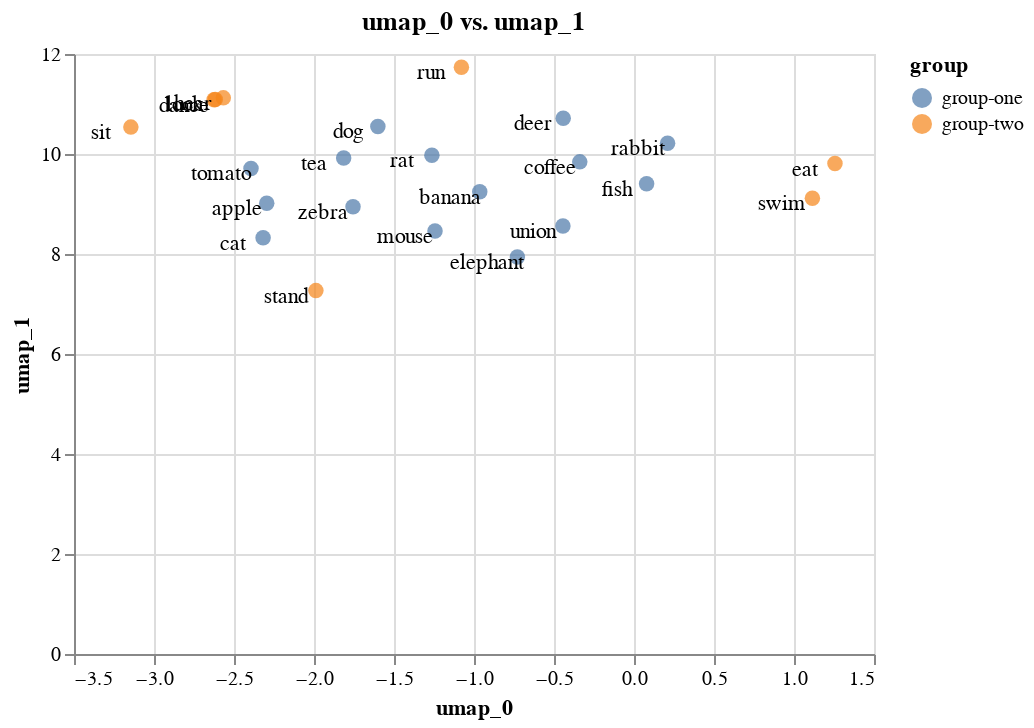

The notebook cell this image was saved under:
### Code cell
emb1 = lang[words1].transform(umap).add_property('group', lambda d: 'group-one')
emb2 = lang[words2].transform(umap).add_property('group', lambda d: 'group-two')
both = emb1.merge(emb2)

both.plot_interactive('umap_0', 'umap_1', color='group')

### Figure 1 — Vega-Lite specification as saved in the notebook (floating-point values rounded to 4 significant figures)
{"config": {"view": {"continuousWidth": 400, "continuousHeight": 300}}, "layer": [{"mark": {"type": "circle", "size": 60}, "encoding": {"color": {"type": "nominal", "field": "group"}, "tooltip": [{"type": "nominal", "field": "name"}, {"type": "nominal", "field": "original"}], "x": {"type": "quantitative", "axis": {"title": "umap_0"}, "field": "x_axis"}, "y": {"type": "quantitative", "axis": {"title": "umap_1"}, "field": "y_axis"}}, "selection": {"selector009": {"type": "interval", "bind": "scales", "encodings": ["x", "y"]}}, "title": "umap_0 vs. umap_1"}, {"mark": {"type": "text", "color": "black", "dx": -15, "dy": 3}, "encoding": {"text": {"type": "nominal", "field": "original"}, "x": {"type": "quantitative", "axis": {"title": "umap_0"}, "field": "x_axis"}, "y": {"type": "quantitative", "axis": {"title": "umap_1"}, "field": "y_axis"}}}], "data": {"name": "data-305c3e1987f5f3f84927221e4062a100"}, "$schema": "https://vega.github.io/schema/vega-lite/v4.8.1.json", "datasets": {"data-305c3e1987f5f3f84927221e4062a100": [{"x_axis": -1.601, "y_axis": 10.55, "name": "dog", "original": "dog", "group": "group-one"}, {"x_axis": -2.318, "y_axis": 8.327, "name": "cat", "original": "cat", "group": "group-one"}, {"x_axis": -1.244, "y_axis": 8.461, "name": "mouse", "original": "mouse", "group": "group-one"}, {"x_axis": -0.4422, "y_axis": 10.72, "name": "deer", "original": "deer", "group": "group-one"}, {"x_axis": -0.729, "y_axis": 7.941, "name": "elephant", "original": "elephant", "group": "group-one"}, {"x_axis": -1.756, "y_axis": 8.944, "name": "zebra", "original": "zebra", "group": "group-one"}, {"x_axis": 0.07876, "y_axis": 9.404, "name": "fish", "original": "fish", "group": "group-one"}, {"x_axis": 0.21, "y_axis": 10.21, "name": "rabbit", "original": "rabbit", "group": "group-one"}, {"x_axis": -1.263, "y_axis": 9.974, "name": "rat", "original": "rat", "group": "group-one"}, {"x_axis": -2.394, "y_axis": 9.711, "name": "tomato", "original": "tomato", "group": "group-one"}, {"x_axis": -0.964, "y_axis": 9.244, "name": "banana", "original": "banana", "group": "group-one"}, {"x_axis": -0.3389, "y_axis": 9.843, "name": "coffee", "original": "coffee", "group": "group-one"}, {"x_axis": -1.815, "y_axis": 9.921, "name": "tea", "original": "tea", "group": "group-one"}, {"x_axis": -2.295, "y_axis": 9.016, "name": "apple", "original": "apple", "group": "group-one"}, {"x_axis": -0.4443, "y_axis": 8.56, "name": "union", "original": "union", "group": "group-one"}, {"x_axis": -1.079, "y_axis": 11.73, "name": "run", "original": "run", "group": "group-two"}, {"x_axis": 1.115, "y_axis": 9.116, "name": "swim", "original": "swim", "group": "group-two"}, {"x_axis": -2.625, "y_axis": 11.08, "name": "dance", "original": "dance", "group": "group-two"}, {"x_axis": -3.145, "y_axis": 10.54, "name": "sit", "original": "sit", "group": "group-two"}, {"x_axis": 1.256, "y_axis": 9.809, "name": "eat", "original": "eat", "group": "group-two"}, {"x_axis": -2.567, "y_axis": 11.12, "name": "hear", "original": "hear", "group": "group-two"}, {"x_axis": -2.617, "y_axis": 11.09, "name": "look", "original": "look", "group": "group-two"}, {"x_axis": -1.988, "y_axis": 7.268, "name": "stand", "original": "stand", "group": "group-two"}]}}
